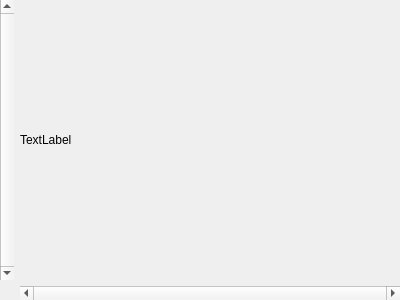
<ui version="4.0" >
 <author></author>
 <comment></comment>
 <exportmacro></exportmacro>
 <class>SpectroDraw</class>
 <widget class="QWidget" name="SpectroDraw" >
  <property name="geometry" >
   <rect>
    <x>0</x>
    <y>0</y>
    <width>400</width>
    <height>300</height>
   </rect>
  </property>
  <property name="windowTitle" >
   <string>Form</string>
  </property>
  <layout class="QVBoxLayout" >
   <property name="margin" >
    <number>0</number>
   </property>
   <property name="spacing" >
    <number>0</number>
   </property>
   <item>
    <layout class="QGridLayout" >
     <property name="margin" >
      <number>0</number>
     </property>
     <property name="spacing" >
      <number>6</number>
     </property>
     <item row="1" column="1" >
      <widget class="QScrollBar" name="horizontalScrollBar" >
       <property name="maximum" >
        <number>0</number>
       </property>
       <property name="orientation" >
        <enum>Qt::Horizontal</enum>
       </property>
      </widget>
     </item>
     <item row="0" column="0" >
      <widget class="QScrollBar" name="verticalScrollBar" >
       <property name="maximum" >
        <number>0</number>
       </property>
       <property name="orientation" >
        <enum>Qt::Vertical</enum>
       </property>
      </widget>
     </item>
     <item row="0" column="1" >
      <widget class="CSpectrogram" name="spectrogram" >
       <property name="text" >
        <string>TextLabel</string>
       </property>
      </widget>
     </item>
    </layout>
   </item>
  </layout>
 </widget>
 <pixmapfunction></pixmapfunction>
 <customwidgets>
  <customwidget>
   <class>CSpectrogram</class>
   <extends>QLabel</extends>
   <header>Spectrogram.hxx</header>
   <container>0</container>
   <pixmap></pixmap>
  </customwidget>
 </customwidgets>
 <resources/>
 <connections/>
</ui>
